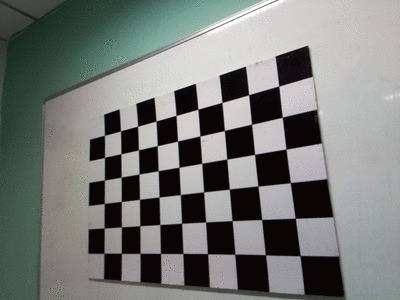
//> input picture img/target-0.jpg, 400 x 300 px; its folder holds only this picture in this run
$ ./main   (built with g++ and OpenCV 4)
//> lines starting //> are read from the running program, lines starting //| are printed output that depends on the picture; after the words box and inside, x2 and y2 are one past the last pixel; in counts of white or black regions, pixels touching at a corner belong together
#include <iostream>
#include <opencv2/calib3d/calib3d.hpp>
#include <opencv2/highgui/highgui.hpp>
#include <opencv2/imgproc/imgproc.hpp>
#include <opencv2/opencv.hpp>
#include <stdio.h>

using namespace std;
using namespace cv;

// Define dimensions of checkerboard
int CHECKERBOARD[2]{6, 9};

int main() {
  // Vector to store vectors of 3D points for checkerboard
  vector<vector<Point3f>> object_points;

  // Vector to store vecors of 2D points for checkerboard
  vector<vector<Point2f>> image_points;

  // Define world coordinates for 3D points
  vector<Point3f> objp;
  for (int i{0}; i < CHECKERBOARD[1]; i++) {
    for (int j{0}; j < CHECKERBOARD[0]; j++)
      objp.push_back(cv::Point3f(j,i,0));
  }

  vector<String> images;
  string path = "./img/*.jpg";

  glob(path, images);

  Mat frame, gray;
  // Vector to store pixel coordinates of checkerboard corners
  vector<Point2f> corners;
  bool success;

  for (int i{0}; i < images.size(); i++) {
    frame = imread(images[i]);
//> frame is the input picture: 300 rows x 400 cols, CV_8UC3; mean B, G, R 119.7, 122.6, 119
    // convert frame to grayscale
    cvtColor(frame, gray, COLOR_BGR2GRAY);
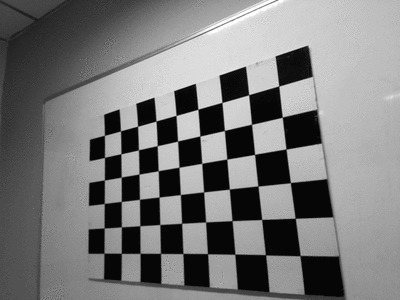
//> gray: 300 rows x 400 cols, CV_8UC1; min 0, max 255, mean 121.2

    // Find corners of checkerboard
    success = findChessboardCorners(
        gray, Size(CHECKERBOARD[0], CHECKERBOARD[1]), corners,
        CALIB_CB_ADAPTIVE_THRESH | CALIB_CB_FAST_CHECK |
            CALIB_CB_NORMALIZE_IMAGE);
//> success = true; corners = 54 Points (x, y), first 12: [278.8, 86.03], [282.3, 117.2], [285.9, 149], [290.4, 182.6], [295.3, 218.3], [300, 255.5], [248.7, 94.68], [251.5, 124.3], [254.6, 154.4], [258, 186], [261.6, 219.4], [265.5, 254.8]

    // If corners are detected, refine corrdinates

    if (success) {
      TermCriteria criteria(TermCriteria::MAX_ITER + TermCriteria::EPS, 30, 0.001);

      // refine pixel coordinates for 2d points
      cornerSubPix(gray, corners, Size(11, 11), Size(-1, 1), criteria);
//> corners = 54 Points (x, y), first 12: [278.8, 86.03], [282.3, 117.2], [286, 149], [290.4, 182.6], [295.2, 218.3], [300.1, 255.6], [248.7, 94.71], [251.5, 124.3], [254.6, 154.4], [257.9, 186], [261.7, 219.5], [265.5, 254.8]

      // Display corners on checkerboard
      drawChessboardCorners(frame, Size(CHECKERBOARD[0], CHECKERBOARD[1]),
                            corners, success);
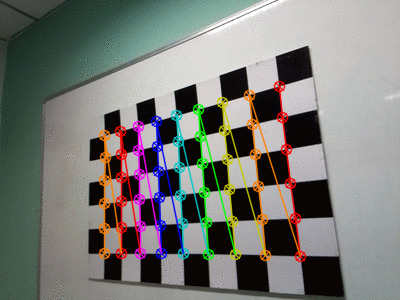
//> frame: 300 rows x 400 cols, CV_8UC3; 9.23% of pixels changed, all inside (x1, y1, x2, y2) = (98, 80, 307, 263)

      object_points.push_back(objp);
      image_points.push_back(corners);
//> image_points = 1 point lists
    }

    imshow("Image", frame);
    waitKey(0);
  }

  destroyAllWindows();
  Mat intrinsic, distCoeffs, rvecs, tvecs;

  // Perform camera calibration using known 3D points (objpoints) and detected
  // corners (imgpoints)

  calibrateCamera(object_points, image_points, Size(gray.rows, gray.cols),
                  intrinsic, distCoeffs, rvecs, tvecs);
//> intrinsic = [[160.2, 0, 166.7], [0, 196.3, 196.7], [0, 0, 1]]; distCoeffs = [0.0272, -0.00135, 0.00714, -0.00914, 0.00617]; rvecs = [[0.175, 0.361, 1.48]]; tvecs = [[4.21, -3.39, 5.98]]

  cout << "Intrinsic values: " << intrinsic << endl;
//| Intrinsic values: [160.1694389369078, 0, 166.6666469061344;
//|  0, 196.3003070991366, 196.6950350193379;
//|  0, 0, 1]
  cout << "distCoeffs: " << distCoeffs << endl;
//| distCoeffs: [0.02723700549246752, -0.001352252071238264, 0.007138183077532971, -0.00914452040686883, 0.006168097686946484]
  cout << "Rotation vector: " << rvecs << endl;
//| Rotation vector: [0.1753856054518848, 0.3611632387313504, 1.483314042318189]
  cout << "Translation vector:" << tvecs << endl;
//| Translation vector:[4.205319496934059, -3.393377694010174, 5.981123561467886]

  return 0;
}

$ run again, on img/target-12.jpg
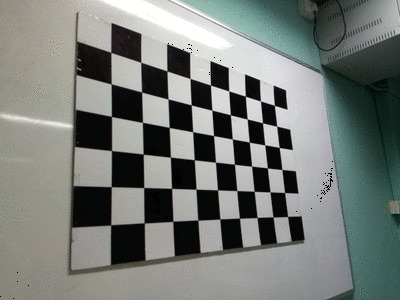
//> input picture img/target-12.jpg, 400 x 300 px
//> frame is the input picture: 300 rows x 400 cols, CV_8UC3; mean B, G, R 120, 124, 119.2
//> `cvtColor(frame, gray, COLOR_BGR2GRAY);`:
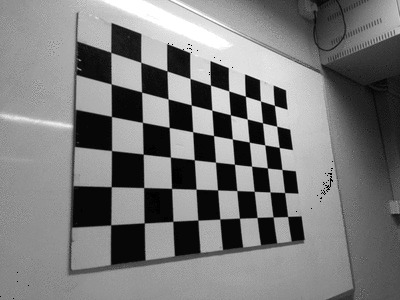
//> gray: 300 rows x 400 cols, CV_8UC1; min 0, max 255, mean 122.1
//> `success = findChessboardCorners( gray, Size(CHECKERBOARD[0], CHECKERBO..`: success = true; corners = 54 Points (x, y), first 12: [274.5, 105.4], [276.6, 126.2], [279.3, 147.5], [282, 169.5], [284.6, 192.5], [287.6, 216.4], [260.5, 101], [262.5, 122.7], [264.7, 144.8], [267.4, 167.9], [270, 191.9], [273.1, 216.8]
//> `cornerSubPix(gray, corners, Size(11, 11), Size(-1, 1), criteria);`: corners = 54 Points (x, y), first 12: [278, 106.5], [276.7, 126.2], [282.2, 147.9], [281.9, 169.5], [284.7, 192.5], [287.7, 216.4], [260.4, 101], [262.5, 122.8], [264.7, 144.9], [267.3, 167.8], [270.1, 191.9], [273.1, 216.9]
//> `drawChessboardCorners(frame, Size(CHECKERBOARD[0], CHECKERBOARD[1]), c..`:
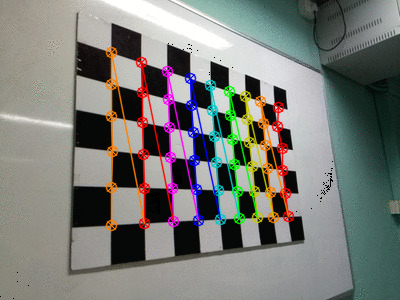
//> frame: 300 rows x 400 cols, CV_8UC3; 9.07% of pixels changed, all inside (x1, y1, x2, y2) = (105, 46, 295, 232)
//> image_points = 1 point lists
//> intrinsic = [[147.1, 0, 122.4], [0, 151.3, 184.9], [0, 0, 1]]; distCoeffs = [0.0402, -0.042, 0.0129, -0.00646, 0.0264]; rvecs = [[-0.323, -0.191, 1.56]]; tvecs = [[7.25, -3.75, 6.99]]
//| Intrinsic values: [147.057875937325, 0, 122.3590982782003;
//|  0, 151.2862195695231, 184.8979477481162;
//|  0, 0, 1]
//| distCoeffs: [0.04021660454374686, -0.04204949208519951, 0.01289409950743417, -0.006464788134684357, 0.02637806878883771]
//| Rotation vector: [-0.3225645246625145, -0.1914153840435059, 1.564335940301095]
//| Translation vector:[7.254089063167904, -3.748637162943823, 6.988117346629024]

$ run again, on img/target-2.jpg
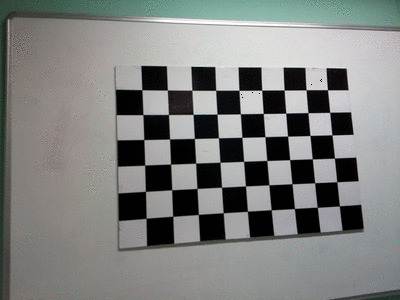
//> input picture img/target-2.jpg, 400 x 300 px
//> frame is the input picture: 300 rows x 400 cols, CV_8UC3; mean B, G, R 128.1, 129.6, 128.1
//> `cvtColor(frame, gray, COLOR_BGR2GRAY);`:
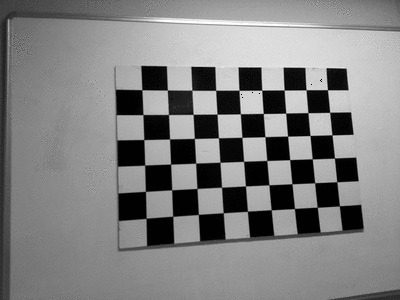
//> gray: 300 rows x 400 cols, CV_8UC1; min 0, max 255, mean 129
//> `success = findChessboardCorners( gray, Size(CHECKERBOARD[0], CHECKERBO..`: success = true; corners = 54 Points (x, y), first 12: [327.5, 89.93], [329.6, 112.2], [332, 135], [334.5, 158], [336.9, 181.8], [339.3, 205.8], [306.2, 90.02], [307.9, 112.6], [310, 135.4], [312.1, 158.9], [314.7, 182.9], [317, 207]
//> `cornerSubPix(gray, corners, Size(11, 11), Size(-1, 1), criteria);`: corners = 54 Points (x, y), first 12: [327.2, 89.53], [329.7, 112.3], [331.9, 134.8], [334.5, 158.1], [336.8, 181.7], [339.4, 205.8], [306.1, 89.66], [307.9, 112.6], [310, 135.5], [312.3, 158.8], [314.7, 182.7], [317.3, 207.2]
//> `drawChessboardCorners(frame, Size(CHECKERBOARD[0], CHECKERBOARD[1]), c..`:
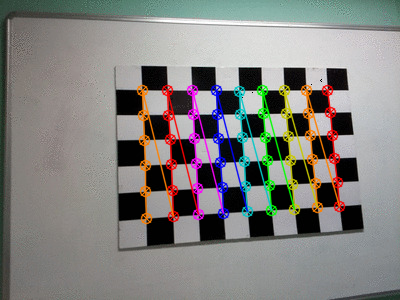
//> frame: 300 rows x 400 cols, CV_8UC3; 8.54% of pixels changed, all inside (x1, y1, x2, y2) = (136, 84, 346, 225)
//> image_points = 1 point lists
//> intrinsic = [[237.9, 0, 159.2], [0, 231.2, 143.4], [0, 0, 1]]; distCoeffs = [0.099, 0.0183, -0.00293, -0.0164, -0.0655]; rvecs = [[-0.18, -0.0368, 1.53]]; tvecs = [[7.26, -2.34, 10.4]]
//| Intrinsic values: [237.9384301161557, 0, 159.2244468207156;
//|  0, 231.243391054166, 143.4355326851949;
//|  0, 0, 1]
//| distCoeffs: [0.09897766450848897, 0.01827989928862872, -0.002925613851628443, -0.01643209000135245, -0.06549662346394011]
//| Rotation vector: [-0.1798922697956876, -0.03675562557938288, 1.534983055553673]
//| Translation vector:[7.258342927652738, -2.342381154389301, 10.40031860948311]

$ run again, on img/target-3.jpg
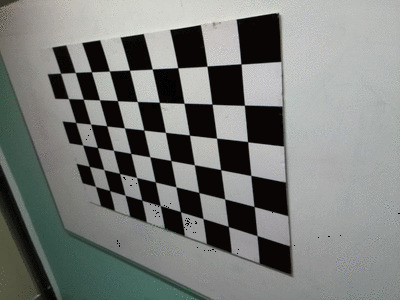
//> input picture img/target-3.jpg, 400 x 300 px
//> frame is the input picture: 300 rows x 400 cols, CV_8UC3; mean B, G, R 121.5, 124.4, 121.7
//> `success = findChessboardCorners( gray, Size(CHECKERBOARD[0], CHECKERBO..`: success = true; corners = 54 Points (x, y), first 12: [241, 63.86], [244.4, 105.2], [247.6, 141.6], [250.8, 175.4], [254, 206.5], [257.1, 235.6], [206.9, 66.16], [212.1, 104.2], [216.5, 138.1], [220.6, 169.6], [224.6, 199], [228.3, 226.5]
//> `cornerSubPix(gray, corners, Size(11, 11), Size(-1, 1), criteria);`: corners = 54 Points (x, y), first 12: [241, 63.89], [244.4, 105.2], [247.6, 141.7], [250.8, 175.4], [254.1, 206.5], [257.1, 235.6], [207, 66.13], [211.9, 104.2], [216.6, 138.2], [220.6, 169.6], [224.7, 198.9], [228.2, 226.4]
//> `drawChessboardCorners(frame, Size(CHECKERBOARD[0], CHECKERBOARD[1]), c..`:
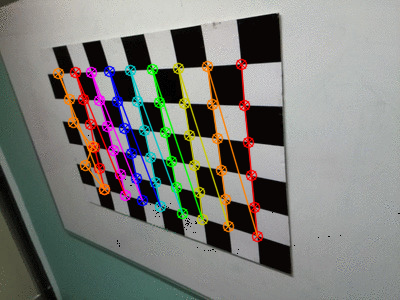
//> frame: 300 rows x 400 cols, CV_8UC3; 8.9% of pixels changed, all inside (x1, y1, x2, y2) = (52, 58, 264, 243)
//> image_points = 1 point lists
//> intrinsic = [[344.7, 0, 153.5], [0, 365.4, 173.4], [0, 0, 1]]; distCoeffs = [-1.03, 12.23, 0.0156, -0.0135, -38.49]; rvecs = [[0.983, 0.18, 1.42]]; tvecs = [[2.19, -2.58, 8.3]]
//| Intrinsic values: [344.6842309940466, 0, 153.5017291734007;
//|  0, 365.3732837906064, 173.3942808488277;
//|  0, 0, 1]
//| distCoeffs: [-1.032679087969792, 12.22784839189134, 0.01557740054177469, -0.01354507031053856, -38.48708437191557]
//| Rotation vector: [0.9833566856597608, 0.1801853687943531, 1.421480467961603]
//| Translation vector:[2.188007463344593, -2.578819312113949, 8.304889853761383]

$ run again, on img/target-1.jpg
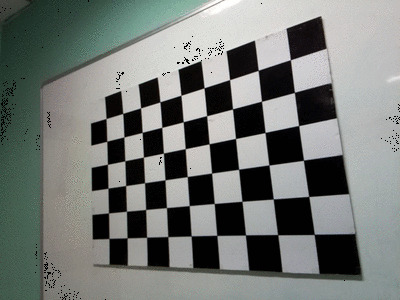
//> input picture img/target-1.jpg, 400 x 300 px
//> frame is the input picture: 300 rows x 400 cols, CV_8UC3; mean B, G, R 117.5, 121, 116.7
//> `cvtColor(frame, gray, COLOR_BGR2GRAY);`:
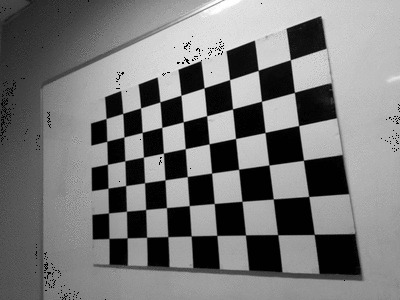
//> gray: 300 rows x 400 cols, CV_8UC1; min 0, max 255, mean 119.3
//> `success = findChessboardCorners( gray, Size(CHECKERBOARD[0], CHECKERBO..`: success = true; corners = 54 Points (x, y), first 12: [290.3, 59.58], [294.4, 92.47], [298.8, 125.6], [303.5, 160.1], [308.8, 196.4], [312, 232], [258.2, 70.33], [261.5, 101.3], [265, 132.5], [269, 165], [273.3, 198.9], [280, 233]
//> `cornerSubPix(gray, corners, Size(11, 11), Size(-1, 1), criteria);`: corners = 54 Points (x, y), first 12: [290.4, 59.71], [294.4, 92.4], [298.6, 125.6], [303.5, 160.2], [308.7, 196.4], [314.2, 234.4], [258.2, 70.33], [261.5, 101.3], [265.1, 132.5], [268.9, 165], [273.3, 199], [277.6, 234.6]
//> `drawChessboardCorners(frame, Size(CHECKERBOARD[0], CHECKERBOARD[1]), c..`:
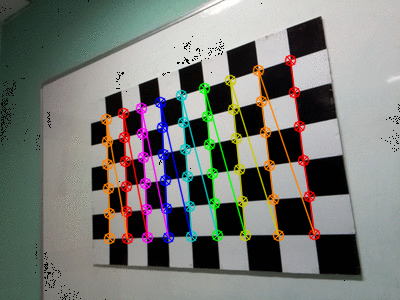
//> frame: 300 rows x 400 cols, CV_8UC3; 9.37% of pixels changed, all inside (x1, y1, x2, y2) = (100, 54, 321, 245)
//> image_points = 1 point lists
//> intrinsic = [[115.3, 0, 184.8], [0, 138.6, 188.6], [0, 0, 1]]; distCoeffs = [0.0215, -0.00796, 0.00458, -0.00461, 0.00336]; rvecs = [[0.138, 0.24, 1.47]]; tvecs = [[3.72, -3.78, 4.09]]
//| Intrinsic values: [115.3498470068639, 0, 184.7827916321497;
//|  0, 138.6124174191356, 188.6034734009971;
//|  0, 0, 1]
//| distCoeffs: [0.02149283948842883, -0.007957717468092772, 0.004576904195570798, -0.004610735366205472, 0.003359596061617672]
//| Rotation vector: [0.1382823616350489, 0.2397717773832391, 1.471309292044683]
//| Translation vector:[3.718059398276265, -3.783326654430257, 4.085082928504598]
